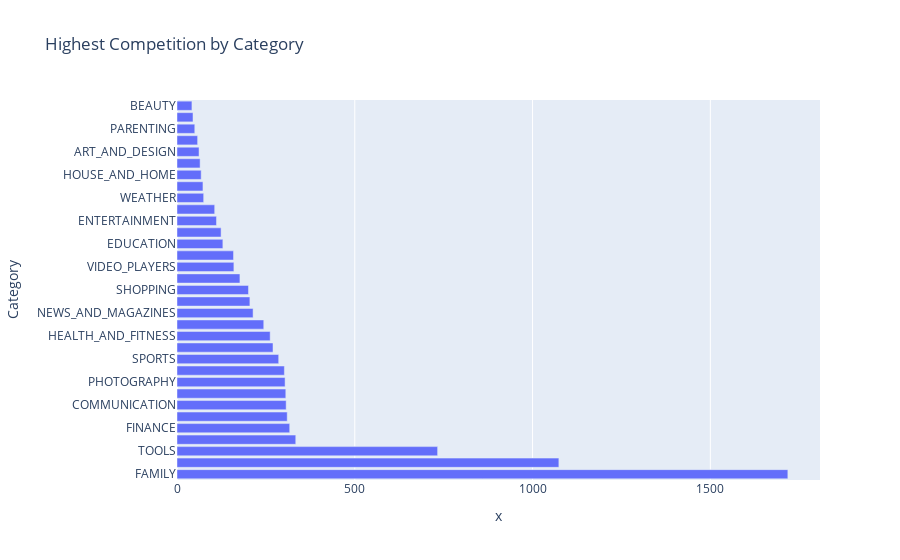

Source (notebook cell):
### Markdown cell above
### Horizontal Bar Chart - Most Popular Categories (Highest Downloads)

### Code cell
import plotly.express as px

fig = px.bar(highest_competition, x=highest_competition.values, y=highest_competition.index, orientation='h', title='Highest Competition by Category')
fig.show()

### Figure 1 — Plotly figure (JSON) as saved in the notebook; plotly's stock layout.template omitted (floating-point values rounded to 4 significant figures)
{"data": [{"alignmentgroup": "True", "hovertemplate": "x=%{x}<br>Category=%{y}<extra></extra>", "legendgroup": "", "marker": {"color": "#636efa", "pattern": {"shape": ""}}, "name": "", "offsetgroup": "", "orientation": "h", "showlegend": false, "textposition": "auto", "type": "bar", "x": [1718, 1074, 733, 334, 317, 310, 307, 306, 304, 302, 286, 270, 262, 244, 214, 205, 201, 177, 160, 159, 129, 124, 111, 106, 75, 73, 68, 65, 62, 58, 50, 45, 42], "xaxis": "x", "y": ["FAMILY", "GAME", "TOOLS", "PRODUCTIVITY", "FINANCE", "PERSONALIZATION", "COMMUNICATION", "LIFESTYLE", "PHOTOGRAPHY", "MEDICAL", "SPORTS", "BUSINESS", "HEALTH_AND_FITNESS", "SOCIAL", "NEWS_AND_MAGAZINES", "TRAVEL_AND_LOCAL", "SHOPPING", "BOOKS_AND_REFERENCE", "VIDEO_PLAYERS", "DATING", "EDUCATION", "MAPS_AND_NAVIGATION", "ENTERTAINMENT", "FOOD_AND_DRINK", "WEATHER", "AUTO_AND_VEHICLES", "HOUSE_AND_HOME", "LIBRARIES_AND_DEMO", "ART_AND_DESIGN", "COMICS", "PARENTING", "EVENTS", "BEAUTY"], "yaxis": "y"}], "layout": {"barmode": "relative", "legend": {"tracegroupgap": 0}, "title": {"text": "Highest Competition by Category"}, "xaxis": {"anchor": "y", "domain": [0, 1], "title": {"text": "x"}}, "yaxis": {"anchor": "x", "domain": [0, 1], "title": {"text": "Category"}}}}
